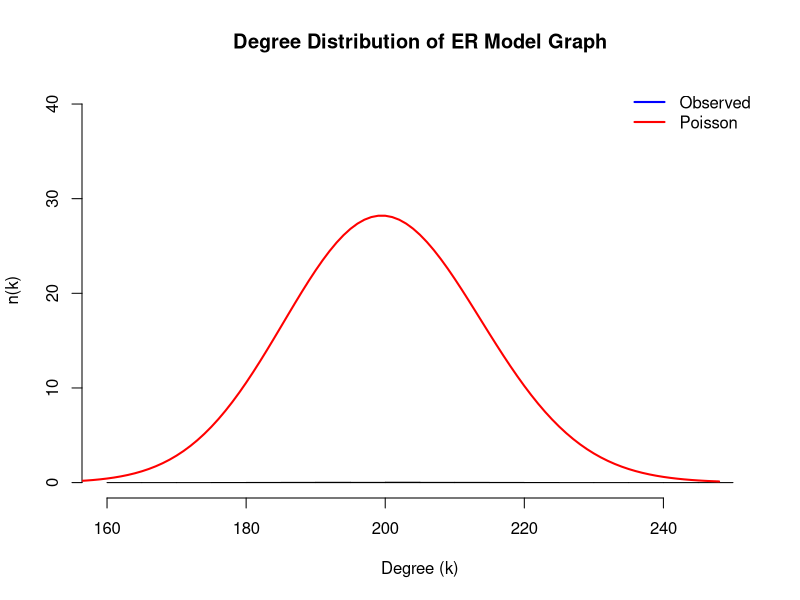

This chart was generated by the following R code:
## ---- chunk 1
# Load the necessary library
library(igraph)

# Set parameters for the Erdős–Rényi model
n <- 1000  # Number of nodes in the graph
p <- 0.2  # Probability of edge creation between each pair of nodes

# Generate the Erdős–Rényi model graph
random_graph <- erdos.renyi.game(n, p, directed = FALSE)

# Calculate the degree of each node
degree_list <- degree(random_graph)

# Plot the degree distribution as a histogram
hist(degree_list, breaks = 20, probability = TRUE, col = "blue",
     xlab = "Degree (k)", ylab = "n(k)",
     main = "Degree Distribution of ER Model Graph",
     ylim = c(0, max(table(degree_list)) * 1.1))

# Add a line showing the theoretical Poisson distribution
# Mean of the Poisson distribution is np
lambda <- n * p
x <- 0:max(degree_list)
pois_prob <- dpois(x, lambda)
lines(x, pois_prob * length(degree_list), col = "red", lwd = 2)

# Add a legend
legend("topright", legend = c("Observed", "Poisson"), col = c("blue", "red"),
       lwd = 2, bty = "n")


